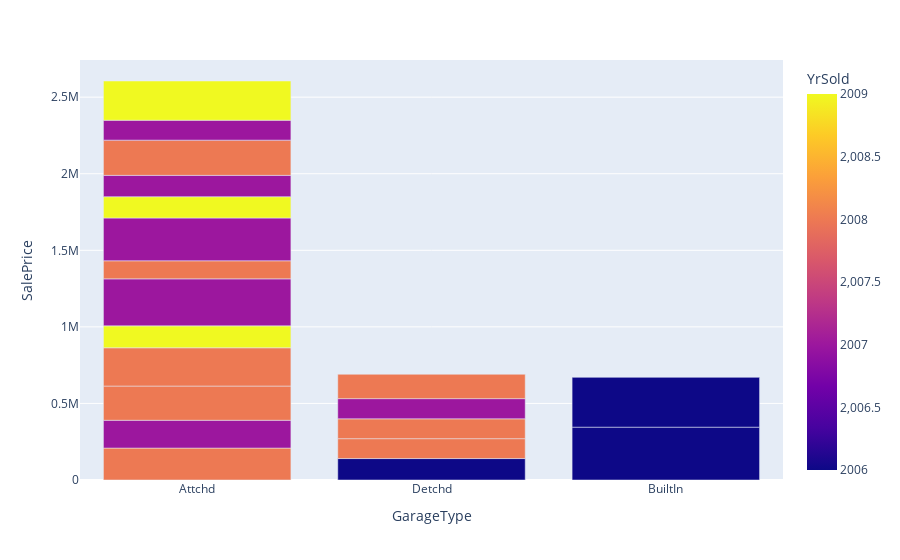

The notebook cell this image was saved under:
### Markdown cell above
From the above we can see that i have constructed a bar plot that repersent the cost of price of house based on gardern area based on year

### Code cell
px.bar(plot_df[:20],x='GarageType',y='SalePrice',color='YrSold')

### Figure 1 — Plotly figure (JSON) as saved in the notebook; plotly's stock layout.template omitted (floating-point values rounded to 4 significant figures)
{"data": [{"alignmentgroup": "True", "hovertemplate": "GarageType=%{x}<br>SalePrice=%{y}<br>YrSold=%{marker.color}<extra></extra>", "legendgroup": "", "marker": {"color": [2008, 2007, 2008, 2006, 2008, 2009, 2007, 2008, 2008, 2008, 2006, 2007, 2007, 2008, 2009, 2006, 2007, 2008, 2007, 2009], "coloraxis": "coloraxis", "pattern": {"shape": ""}}, "name": "", "offsetgroup": "", "orientation": "v", "showlegend": false, "textposition": "auto", "type": "bar", "x": ["Attchd", "Attchd", "Attchd", "Detchd", "Attchd", "Attchd", "Attchd", "Detchd", "Attchd", "Detchd", "BuiltIn", "Attchd", "Detchd", "Detchd", "Attchd", "BuiltIn", "Attchd", "Attchd", "Attchd", "Attchd"], "xaxis": "x", "y": [208500, 181500, 223500, 140000, 250000, 143000, 307000, 129900, 118000, 129500, 345000, 279500, 132000, 159000, 139000, 325300, 139400, 230000, 129900, 256300], "yaxis": "y"}], "layout": {"barmode": "relative", "coloraxis": {"colorbar": {"title": {"text": "YrSold"}}, "colorscale": [[0, "#0d0887"], [0.1111, "#46039f"], [0.2222, "#7201a8"], [0.3333, "#9c179e"], [0.4444, "#bd3786"], [0.5556, "#d8576b"], [0.6667, "#ed7953"], [0.7778, "#fb9f3a"], [0.8889, "#fdca26"], [1, "#f0f921"]]}, "legend": {"tracegroupgap": 0}, "margin": {"t": 60}, "xaxis": {"anchor": "y", "domain": [0, 1], "title": {"text": "GarageType"}}, "yaxis": {"anchor": "x", "domain": [0, 1], "title": {"text": "SalePrice"}}}}
